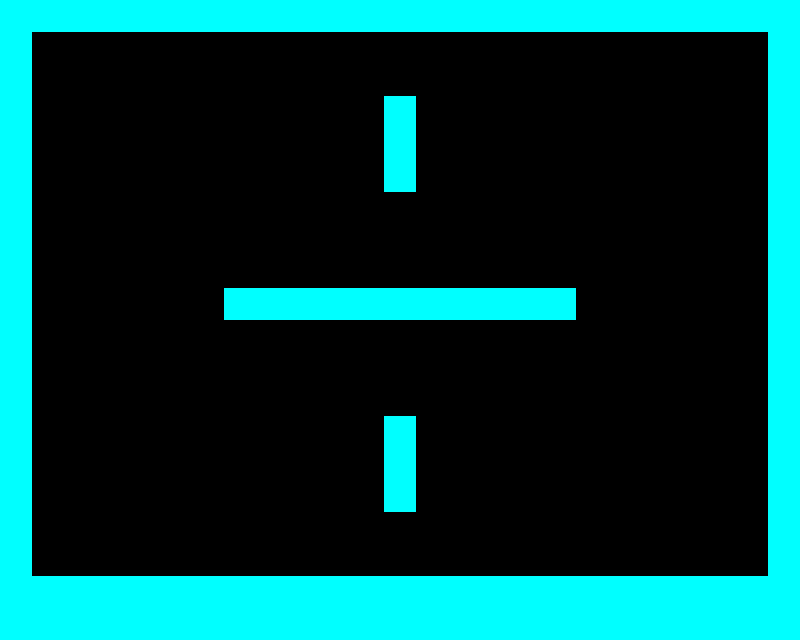

This game map was drawn from its Tiled (.tmx) file and the tilesets committed beside it. A one-line description and the full map source follow:
An orthogonal 25x20 tile map with 32x32 px tiles, 2 tile layers (pass, nopass), 2 tilesets and 3 objects (3x Enemy).

<map version="1.0" orientation="orthogonal" renderorder="right-down" width="25" height="20" tilewidth="32" tileheight="32" nextobjectid="13">
 <properties>
  <property name="passable" type="bool" value="false" />
 </properties>
 <tileset firstgid="1" source="bg.tsx" />
 <tileset firstgid="2" source="wall.tsx" />
 <layer name="pass" width="25" height="20">
  <data encoding="csv">
1,1,1,1,1,1,1,1,1,1,1,1,1,1,1,1,1,1,1,1,1,1,1,1,1,
1,1,1,1,1,1,1,1,1,1,1,1,1,1,1,1,1,1,1,1,1,1,1,1,1,
1,1,1,1,1,1,1,1,1,1,1,1,1,1,1,1,1,1,1,1,1,1,1,1,1,
1,1,1,1,1,1,1,1,1,1,1,1,1,1,1,1,1,1,1,1,1,1,1,1,1,
1,1,1,1,1,1,1,1,1,1,1,1,1,1,1,1,1,1,1,1,1,1,1,1,1,
1,1,1,1,1,1,1,1,1,1,1,1,1,1,1,1,1,1,1,1,1,1,1,1,1,
1,1,1,1,1,1,1,1,1,1,1,1,1,1,1,1,1,1,1,1,1,1,1,1,1,
1,1,1,1,1,1,1,1,1,1,1,1,1,1,1,1,1,1,1,1,1,1,1,1,1,
1,1,1,1,1,1,1,1,1,1,1,1,1,1,1,1,1,1,1,1,1,1,1,1,1,
1,1,1,1,1,1,1,1,1,1,1,1,1,1,1,1,1,1,1,1,1,1,1,1,1,
1,1,1,1,1,1,1,1,1,1,1,1,1,1,1,1,1,1,1,1,1,1,1,1,1,
1,1,1,1,1,1,1,1,1,1,1,1,1,1,1,1,1,1,1,1,1,1,1,1,1,
1,1,1,1,1,1,1,1,1,1,1,1,1,1,1,1,1,1,1,1,1,1,1,1,1,
1,1,1,1,1,1,1,1,1,1,1,1,1,1,1,1,1,1,1,1,1,1,1,1,1,
1,1,1,1,1,1,1,1,1,1,1,1,1,1,1,1,1,1,1,1,1,1,1,1,1,
1,1,1,1,1,1,1,1,1,1,1,1,1,1,1,1,1,1,1,1,1,1,1,1,1,
1,1,1,1,1,1,1,1,1,1,1,1,1,1,1,1,1,1,1,1,1,1,1,1,1,
1,1,1,1,1,1,1,1,1,1,1,1,1,1,1,1,1,1,1,1,1,1,1,1,1,
1,1,1,1,1,1,1,1,1,1,1,1,1,1,1,1,1,1,1,1,1,1,1,1,1,
1,1,1,1,1,1,1,1,1,1,1,1,1,1,1,1,1,1,1,1,1,1,1,1,1
</data>
 </layer>
 <layer name="nopass" width="25" height="20">
  <data encoding="csv">
2,2,2,2,2,2,2,2,2,2,2,2,2,2,2,2,2,2,2,2,2,2,2,2,2,
2,0,0,0,0,0,0,0,0,0,0,0,0,0,0,0,0,0,0,0,0,0,0,0,2,
2,0,0,0,0,0,0,0,0,0,0,0,0,0,0,0,0,0,0,0,0,0,0,0,2,
2,0,0,0,0,0,0,0,0,0,0,0,2,0,0,0,0,0,0,0,0,0,0,0,2,
2,0,0,0,0,0,0,0,0,0,0,0,2,0,0,0,0,0,0,0,0,0,0,0,2,
2,0,0,0,0,0,0,0,0,0,0,0,2,0,0,0,0,0,0,0,0,0,0,0,2,
2,0,0,0,0,0,0,0,0,0,0,0,0,0,0,0,0,0,0,0,0,0,0,0,2,
2,0,0,0,0,0,0,0,0,0,0,0,0,0,0,0,0,0,0,0,0,0,0,0,2,
2,0,0,0,0,0,0,0,0,0,0,0,0,0,0,0,0,0,0,0,0,0,0,0,2,
2,0,0,0,0,0,0,2,2,2,2,2,2,2,2,2,2,2,0,0,0,0,0,0,2,
2,0,0,0,0,0,0,0,0,0,0,0,0,0,0,0,0,0,0,0,0,0,0,0,2,
2,0,0,0,0,0,0,0,0,0,0,0,0,0,0,0,0,0,0,0,0,0,0,0,2,
2,0,0,0,0,0,0,0,0,0,0,0,0,0,0,0,0,0,0,0,0,0,0,0,2,
2,0,0,0,0,0,0,0,0,0,0,0,2,0,0,0,0,0,0,0,0,0,0,0,2,
2,0,0,0,0,0,0,0,0,0,0,0,2,0,0,0,0,0,0,0,0,0,0,0,2,
2,0,0,0,0,0,0,0,0,0,0,0,2,0,0,0,0,0,0,0,0,0,0,0,2,
2,0,0,0,0,0,0,0,0,0,0,0,0,0,0,0,0,0,0,0,0,0,0,0,2,
2,0,0,0,0,0,0,0,0,0,0,0,0,0,0,0,0,0,0,0,0,0,0,0,2,
2,2,2,2,2,2,2,2,2,2,2,2,2,2,2,2,2,2,2,2,2,2,2,2,2,
2,2,2,2,2,2,2,2,2,2,2,2,2,2,2,2,2,2,2,2,2,2,2,2,2
</data>
 </layer>
 <objectgroup name="Object Layer 1">
  <properties>
   <property name="passable" type="bool" value="true" />
  </properties>
  <object id="10" name="Enemy" x="465" y="126" width="33" height="37" />
  <object id="11" name="Enemy" x="456" y="445" width="33" height="37" />
  <object id="12" name="Enemy" x="285" y="448" width="33" height="37" />
 </objectgroup>
</map>
